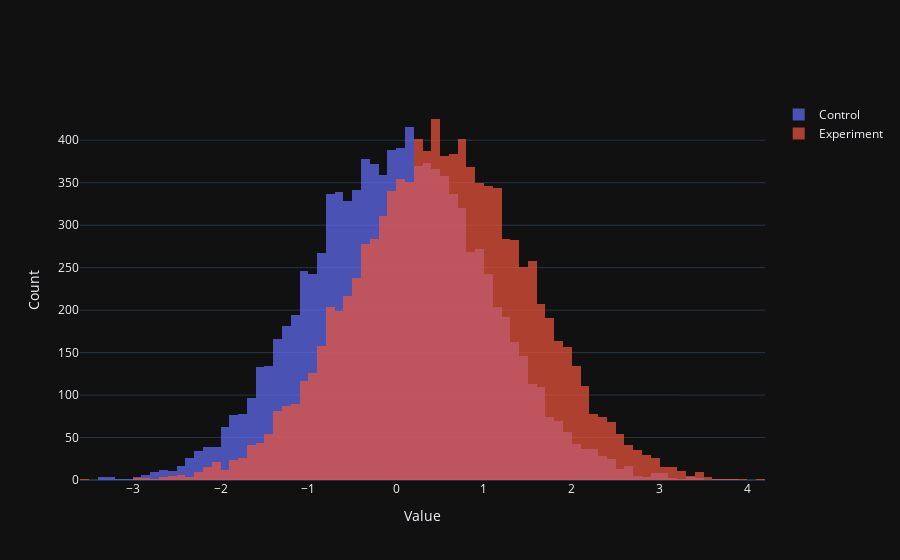

The notebook cell this image was saved under:
### Markdown cell above
If we ramp up the sample size we can more clearly see that these are truly different distributions

### Code cell
plot_experiment(difference=0.5, sample_size=10000)

### Figure 1 — Plotly figure (JSON) as saved in the notebook; plotly's stock layout.template omitted (floating-point values rounded to 4 significant figures; data arrays with more than 128 entries replaced by an {"elided": "..."} marker saying what was removed)
{"data": [{"name": "Control", "x": {"elided": "10000 float values"}, "type": "histogram", "opacity": 0.7}, {"name": "Experiment", "x": {"elided": "10000 float values"}, "type": "histogram", "opacity": 0.7}], "layout": {"xaxis": {"title": {"text": "Value"}}, "yaxis": {"title": {"text": "Count"}}, "barmode": "overlay"}}
